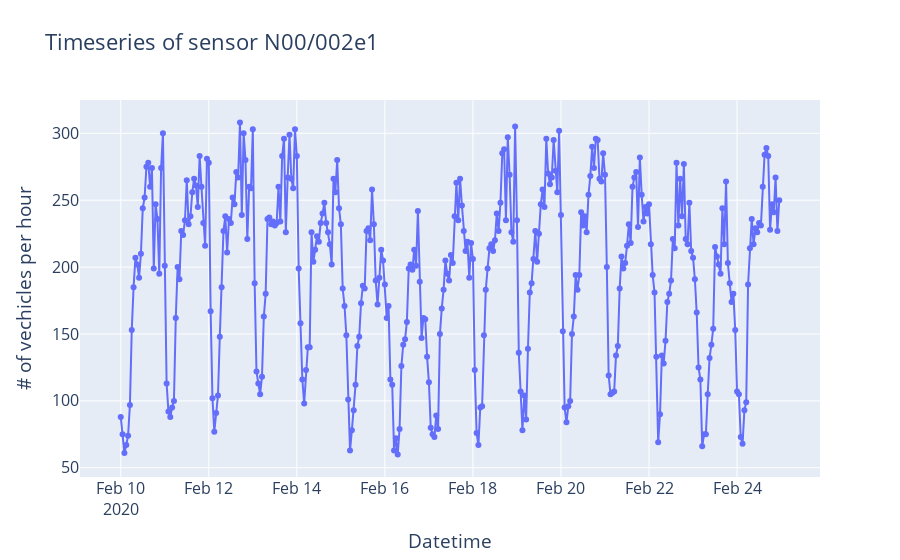

The cell this chart's notebook holds for it:
### Code cell
index = 0
sensor_df = normal_df.loc[normal_df.detector_id == detector_id]

fig = go.Figure()

fig.add_trace(go.Scatter(x=sensor_df['measurement_start_utc'], y=sensor_df['n_vehicles_in_interval'],
                    mode='lines+markers',
                    name='lines+markers')
)

fig.update_layout(title='Timeseries of sensor {id}'.format(id=detector_id),
                xaxis_title="Datetime",
                yaxis_title="# of vechicles per hour",
                font=dict(
                    size=16)
)

fig.show()

### Figure 1 — Plotly figure (JSON) as saved in the notebook; plotly's stock layout.template omitted (floating-point values rounded to 4 significant figures; data arrays with more than 128 entries replaced by an {"elided": "..."} marker saying what was removed)
{"data": [{"mode": "lines+markers", "name": "lines+markers", "type": "scatter", "x": {"elided": "360 str values"}, "y": {"elided": "360 int values"}}], "layout": {"font": {"size": 16}, "title": {"text": "Timeseries of sensor N00/002e1"}, "xaxis": {"title": {"text": "Datetime"}}, "yaxis": {"title": {"text": "# of vechicles per hour"}}}}
